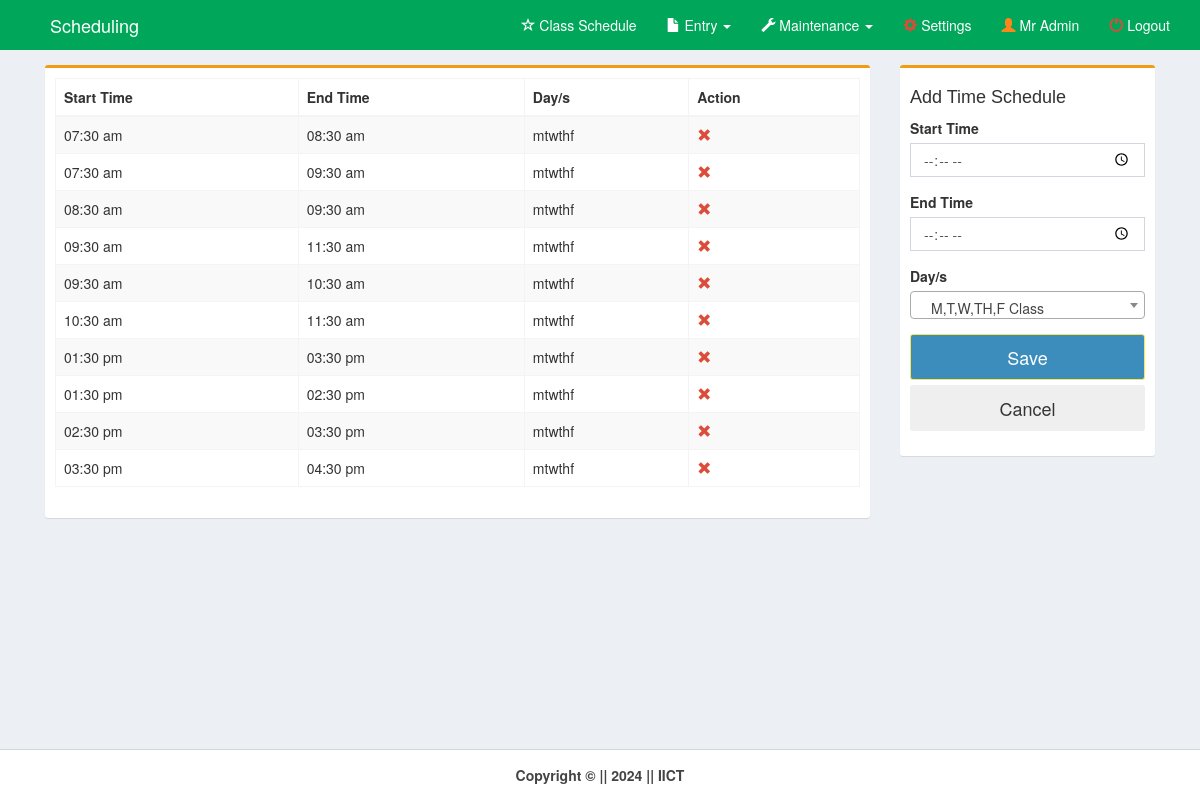
Page /pages/time.php (signed in) on the earlier database version.
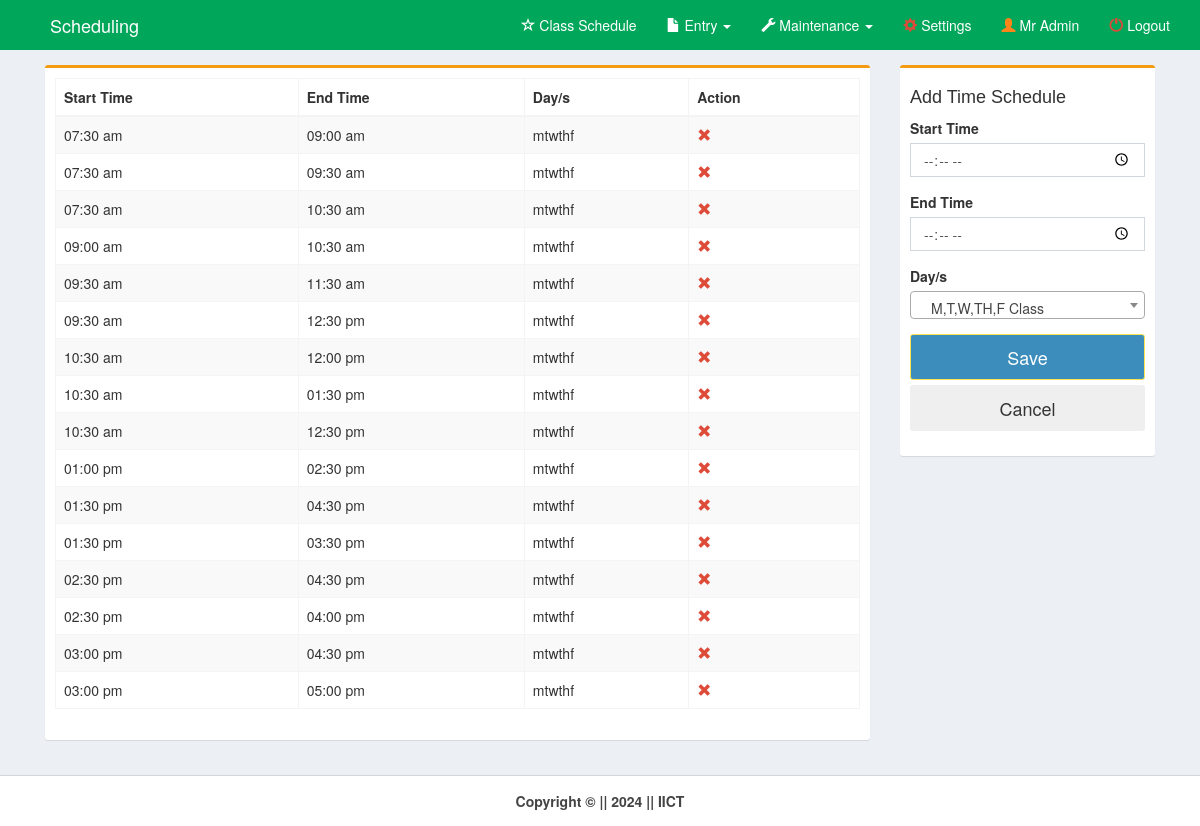
Same page on the later database version.
### tables this page shows
CREATE TABLE `time` (
  `time_id` int(11) NOT NULL,
  `time_start` time NOT NULL,
  `time_end` time NOT NULL,
  `days` varchar(15) NOT NULL
);

### pages/time.php (the view, shortened to what the changed rows need)
<!DOCTYPE html>
<html>
<head>
    <link rel="stylesheet" href="../bootstrap/css/bootstrap.min.css">
    <link rel="stylesheet" href="../plugins/datatables/dataTables.bootstrap.css">
    <link rel="stylesheet" href="../dist/css/AdminLTE.min.css">
    <link rel="stylesheet" href="../plugins/select2/select2.min.css">
    <link rel="stylesheet" href="../dist/css/skins/_all-skins.min.css">
</head>
<body class="hold-transition skin-green layout-top-nav" onload="myFunction()">
    <div class="wrapper">
        <div class="content-wrapper">
            <div class="container">
                <section class="content">
                    <div class="row">
                        <div class="col-md-9">
                            <div class="box box-warning">
                                <div class="box-body">
                                    <div class="row">
                                        <div class="col-md-12">
                                            <table class="table table-bordered table-striped"
                                                style="margin-right:-10px">
                                                <thead>
                                                    <tr>
                                                        <th>Start Time</th>
                                                        <th>End Time</th>
                                                        <th>Day/s</th>
                                                        <th>Action</th>
                                                    </tr>
                                                </thead>
                                                <?php
        include('../dist/includes/dbcon.php');
        $query=mysqli_query($con,"select * from time order by days,time_start")or die(mysqli_error($con));
          while($row=mysqli_fetch_array($query)){
            $id=$row['time_id'];
            $start=date("h:i a",strtotime($row['time_start']));
            $end=date("h:i a",strtotime($row['time_end']));
            $day=$row['days'];
    ?>
                                                <tr>
                                                    <td><?php echo $start;?></td>
                                                    <td><?php echo $end;?></td>
                                                    <td><?php echo $day;?></td>
                                                    <td>
                                                        <a id="removeme"
                                                            onclick="return confirm('Are you sure you want to delete this record?');"
                                                            href="time_del.php?id=<?php echo $id;?>">
                                                            <i class="glyphicon glyphicon-remove text-red"></i></a>
                                                    </td>
                                                </tr>
                                                <?php }?>
                                            </table>
                                        </div>
                                    </div>
                                </div>
                            </div>
                        </div>
                    </div>
                </section>
            </div>
        </div>
    </div>
</body>
</html>

Differences in the rows shown:
removed time: time_start "07:30 am", time_end "08:30 am", days "mtwthf"
removed time: time_start "08:30 am", time_end "09:30 am", days "mtwthf"
removed time: time_start "09:30 am", time_end "10:30 am", days "mtwthf"
removed time: time_start "10:30 am", time_end "11:30 am", days "mtwthf"
removed time: time_start "01:30 pm", time_end "02:30 pm", days "mtwthf"
removed time: time_start "02:30 pm", time_end "03:30 pm", days "mtwthf"
removed time: time_start "03:30 pm", time_end "04:30 pm", days "mtwthf"
added time: time_start "07:30 am", time_end "09:00 am", days "mtwthf"
added time: time_start "07:30 am", time_end "10:30 am", days "mtwthf"
added time: time_start "09:00 am", time_end "10:30 am", days "mtwthf"
added time: time_start "09:30 am", time_end "12:30 pm", days "mtwthf"
added time: time_start "10:30 am", time_end "12:00 pm", days "mtwthf"
added time: time_start "10:30 am", time_end "01:30 pm", days "mtwthf"
added time: time_start "10:30 am", time_end "12:30 pm", days "mtwthf"
added time: time_start "01:00 pm", time_end "02:30 pm", days "mtwthf"
added time: time_start "01:30 pm", time_end "04:30 pm", days "mtwthf"
added time: time_start "02:30 pm", time_end "04:30 pm", days "mtwthf"
added time: time_start "02:30 pm", time_end "04:00 pm", days "mtwthf"
added time: time_start "03:00 pm", time_end "04:30 pm", days "mtwthf"
added time: time_start "03:00 pm", time_end "05:00 pm", days "mtwthf"
